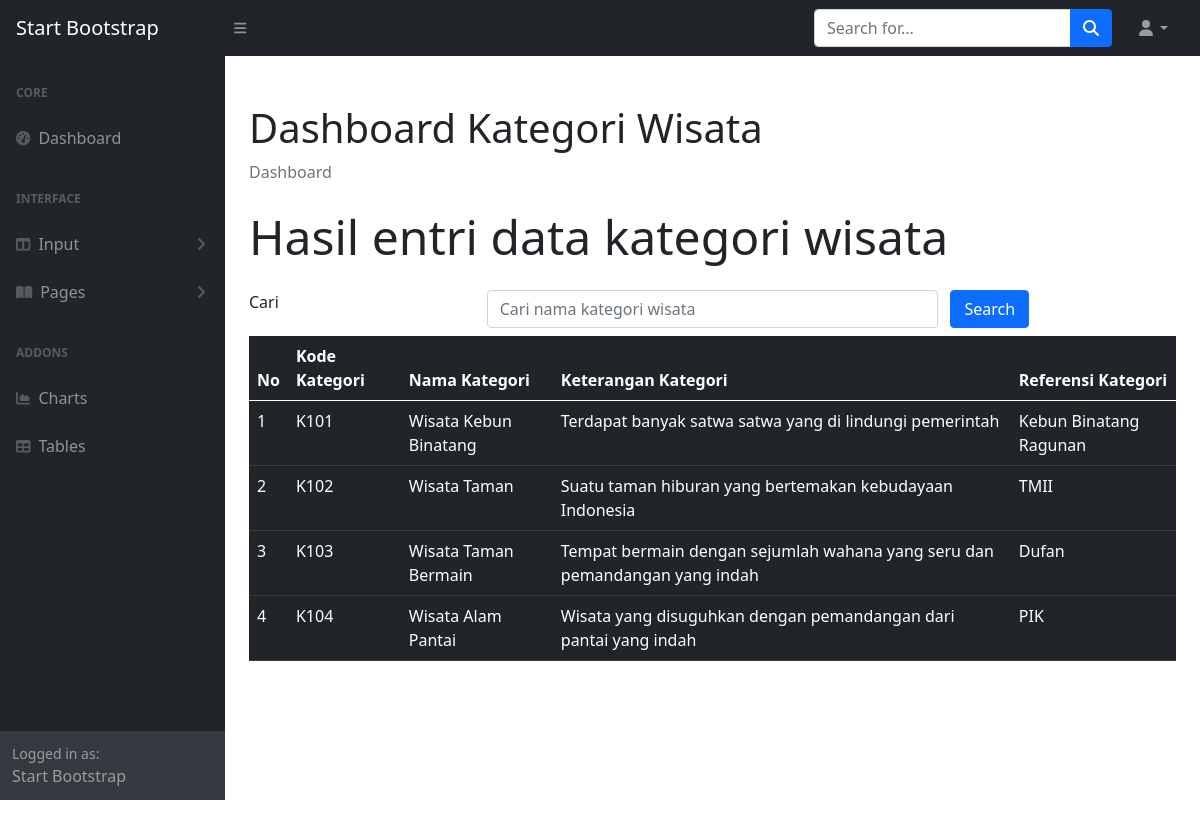
Screenshot of /ADMIN/daftarkategoriwisata.php with the database file from the repository.
### tables this page shows
CREATE TABLE `kategoriwisata` (
  `kategoriKODE` char(4) NOT NULL,
  `kategoriNAMA` char(25) NOT NULL,
  `kategoriKET` text NOT NULL,
  `kategoriREFERENCE` char(25) NOT NULL
);

### ADMIN/daftarkategoriwisata.php (the view, shortened to what this page needs)
<!DOCTYPE html>
    <?php  include "INCLUDE/head.php"?>
    <body class="sb-nav-fixed">'
    <?php include "INCLUDE/nav.php";?>
        <div id="layoutSidenav">
         <?php include "INCLUDE/menu.php"?>
            <div id="layoutSidenav_content">
                <main>
                    <div class="container-fluid px-4">
                        <h1 class="mt-4">Dashboard Kategori Wisata</h1>
                        <ol class="breadcrumb mb-4">
                            <li class="breadcrumb-item active">Dashboard</li>
                        </ol>
<?php
    include "include/config.php";
?>
<html lang="en">
  <head>
        <link rel="stylesheet" type="text/css" href="bootstrap-5.0.2-dist/css/bootstrap.min.css">
        <link rel="stylesheet"  href="https://cdnjs.cloudflare.com/ajax/libs/select2/4.0.13/css/select2.min.css">
        <link rel="stylesheet" href="https://cdn.jsdelivr.net/npm/bootstrap-icons@1.10.2/font/bootstrap-icons.css">
      </head>
  </head>
  <body>
<div class="jumbotron">
        <h2 class="display-5">Hasil entri data kategori wisata</h2>
</div>
<form method = "POST">
    <div class="form-group row mb-2">
    <label for = "search" class="col-sm-3">Cari </label>
     <div class="col-sm-6">
          <input type ="text" name="search" class="form-control" id="search"
          value="<?php if(isset($_POST["search"])) {echo $_POST ["search"];}?>"
          placeholder="Cari nama kategori wisata">
    </div>
          <input type="submit" name="kirim" class="col-sm-1 btn btn-primary" value="Search">
    </div>
</form>
<table class="table table-dark table-hover">
  <thead>
    <tr>
      <th scope="col">No</th>
      <th scope="col">Kode Kategori</th>
      <th scope="col">Nama Kategori</th>
      <th scope="col">Keterangan Kategori</th>
      <th scope="col">Referensi Kategori</th>
    </tr>
  </thead>
  <tbody>
<?php
if (isset($_POST["kirim"]))
{
  $search = $_POST ['search'];
  $query =mysqli_query ($connection, "select kategoriwisata. * from kategoriwisata
        where kategoriNAMA like '%".$search."%'");
}
else {
  $query =mysqli_query ($connection, "select kategoriwisata. * from kategoriwisata");
}
    $nomor = 1;
    while ($row = mysqli_fetch_array($query))
    {
?>
    <tr>
      <td><?php echo $nomor; ?></td>
      <td><?php echo $row ['kategoriKODE']; ?></td>
      <td><?php echo $row ['kategoriNAMA']; ?></td>
      <td><?php echo $row ['kategoriKET']; ?></td>
      <td><?php echo $row ['kategoriREFERENCE']; ?></td>
    </tr>
    <?php $nomor = $nomor + 1; ?>
    <?php } ?>
 </tbody>
 </table>
 </div>
</div>
</body>
</html>

### rows the page displays
kategoriwisata: kategoriKODE "K101", kategoriNAMA "Wisata Kebun Binatang", kategoriKET "Terdapat banyak satwa satwa yang di lindungi pemerintah", kategoriREFERENCE "Kebun Binatang Ragunan"
kategoriwisata: kategoriKODE "K102", kategoriNAMA "Wisata Taman", kategoriKET "Suatu taman hiburan yang bertemakan kebudayaan Indonesia", kategoriREFERENCE "TMII"
kategoriwisata: kategoriKODE "K103", kategoriNAMA "Wisata Taman Bermain", kategoriKET "Tempat bermain dengan sejumlah wahana yang seru dan pemandangan yang indah", kategoriREFERENCE "Dufan"
kategoriwisata: kategoriKODE "K104", kategoriNAMA "Wisata Alam Pantai", kategoriKET "Wisata yang disuguhkan dengan pemandangan dari pantai yang indah", kategoriREFERENCE "PIK"
